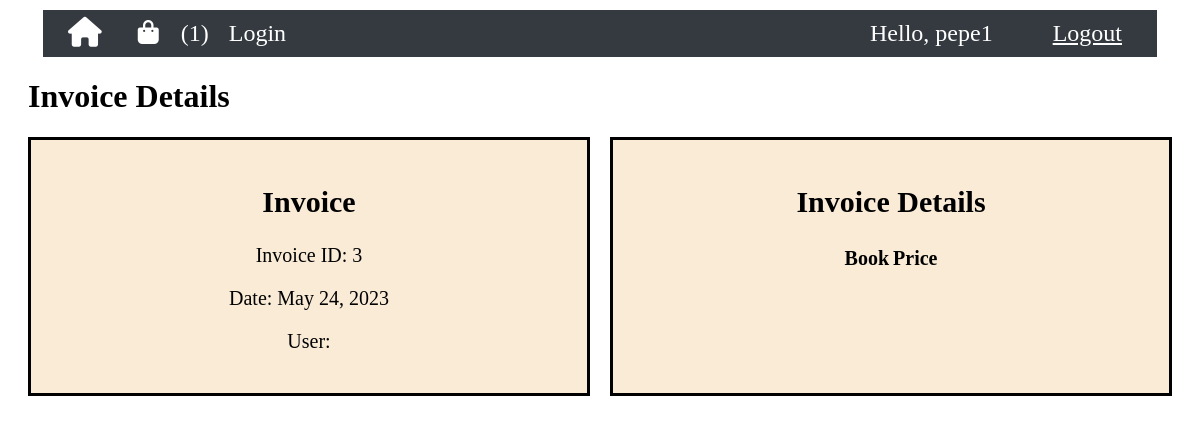
Before: /invoice/3/book/3/ (signed in) with the older database file.
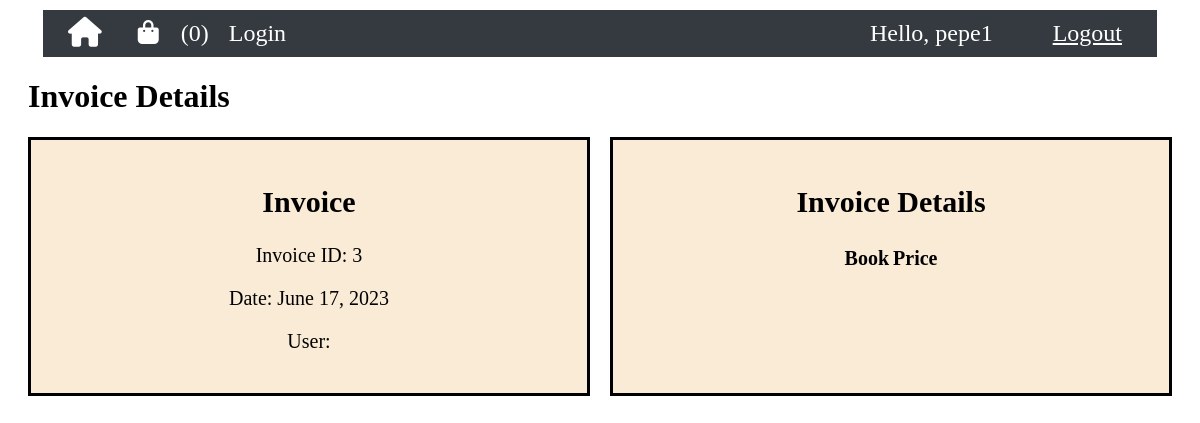
After: the same page with the newer database file.
### book_store_arboleda/models.py (models this page shows, shortened)
class Cart(models.Model):
    user = models.OneToOneField(User, on_delete=models.CASCADE)
    books=models.ManyToManyField(Book)
    book_count = models.PositiveIntegerField(default=0)
    total_amount = models.DecimalField(max_digits=10, decimal_places=2, default=0)

class Invoice(models.Model):
    payment = models.ForeignKey(Payment, on_delete=models.CASCADE)
    customer = models.ForeignKey(Customer, on_delete=models.CASCADE)
    date = models.DateField(auto_now_add=True)

### book_store_arboleda/views.py (the view)
# urls.py: path('invoice/<int:invoice_id>/book/<int:book_id>/', views.invoice_detail, name='invoice_detail'),
def invoice_detail(request, invoice_id, book_id):
    invoice = get_object_or_404(Invoice, id=invoice_id)
    invoice_details = Invoice_detail.objects.filter(invoice=invoice)
    books = [invoice_detail.book for invoice_detail in invoice_details]
    book = Book.objects.get(id=book_id)
    user = request.user
    cart = Cart.objects.get(user=user)
    context = {
        'invoice': invoice,
        'books': books,
        'book': book,
        'cart': cart,
    }
    print('--- book id: ', book_id)
    print('--- invoice id: ', invoice)
    return render(request, 'book_store_arboleda/invoice_detail.html', context)

### book_store_arboleda/templates/book_store_arboleda/invoice_detail.html (shortened to what this page needs)
{% extends "book_store_arboleda/base.html" %}
{% load static %}
{% block css %}
<link rel="stylesheet" type="text/css" href="{% static 'css/book_store_arboleda/invoice_detail.css' %}">
{% endblock %}
{% block content %}
<div class="main-content">
  <h1>Invoice Details</h1>
  <div class="invoice-section">
    <div class="invoice-info">
      <h2>Invoice</h2>
      <p>Invoice ID: {{ invoice.id }}</p>
      <p>Date: {{ invoice.date }}</p>
      <p>User: {{ invoice.user.username }}</p>
    </div>
    <div class="invoice-order">
      <h2>Invoice Details</h2>
      <div class="table">
        <table>
          <thead>
            <tr>
              <th>Book</th>
              <th>Price</th>
            </tr>
          </thead>
        </table>
      </div>
    </div>
  </div>
</div>
{% endblock %}

### book_store_arboleda/templates/book_store_arboleda/navbar.html (shortened to what this page needs)
<!DOCTYPE html>
<html lang="en">
<head>
{% load static %}
{% block css %}
<link rel="stylesheet" type="text/css" href="{% static 'css/book_store_arboleda/navbar1.css' %}">
{% endblock %}
</head>
<body>
{% block content %}
  <nav class="navbar">
    <ul>
      <li><a class="nav-link" href="{% url 'home' %}"><i class="fa-solid fa-home fa-lg"></i></a></li>
      {% if request.user.is_staff %}
      <li><a class="nav-link" href="{% url 'addbook' %}">Add Books</a></li>
      {% else %}
        <li><a class="nav-link" href="{% url 'viewcart' %}"><i class="fa-solid fa-bag-shopping"></i></a>
          {% if request.user.is_authenticated %}
            {% if cart %}
              <span class="book-count">({{ cart.book_count }})</span>
            {% else %}
              <span class="book-count">(0)</span>
            {% endif %}
          {% endif %}
        </li>
      {% endif %}
      <li><a class="nav-link" href="{% url 'login' %}">Login</a></li>
    </ul>
    <div class="navbar-right">
      <span class="hello-msg">Hello, {{ request.user }}</span>
      <span><a class="hello-msg" href="{% url 'logout' %}">Logout</a></span>
    </div>
  </nav>
{% endblock %}
</body>
</html>

Changed rows visible on the page:
no longer on this page (row edited): Cart: book_count "1"
now on this page (row edited): Cart: book_count "0"
changed Invoice id 3: date "May 24, 2023" → "June 17, 2023"
